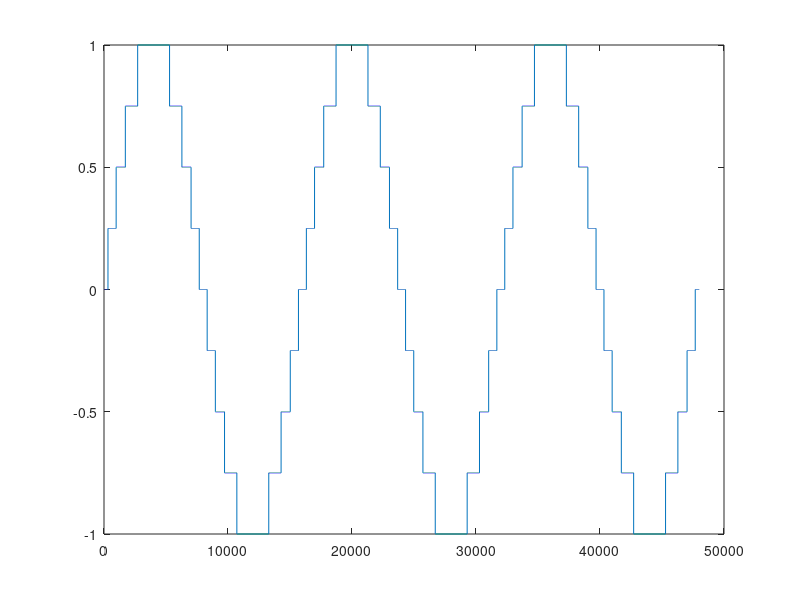

The MATLAB source for this figure: (Note: this script raises an error after producing the figure.)
%Bit Crusher Prototype

clear all;
clc;

depth = 4;
N = 48000;
y = zeros(1,N);
t = linspace(0,1,N);
f = 3;
bias = 0.01;
x = sin(2*pi*f*t);
    
for n = 1:N
    y(n) = round(depth* x(n)) * (1/depth);
end

figure (1);
plot(y)
figure (2);
thd(y);
 
